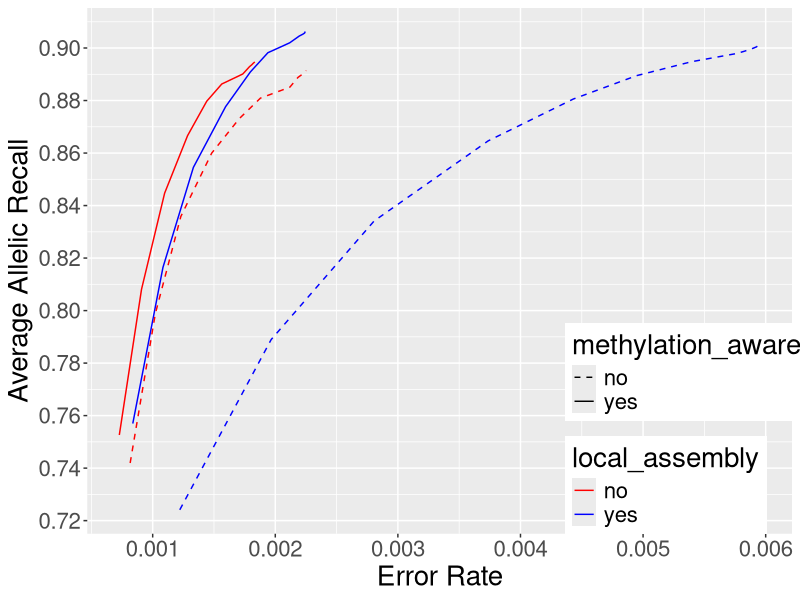

Write R code to recreate this figure.
library("ggplot2")

png(file="ROC_data_old_and_new_basecall.png", width=1000, height=500)
four_way_df <- read.csv("ROC_data_old_and_new_basecall.R_data.csv", header=TRUE)

ggplot(data=four_way_df, aes(x=error_rate, y=recalls_wrt_variants_found_wrt_alleles,
                             group=tool, linetype=methylation_aware, colour=local_assembly)) +
  geom_line() +
  scale_colour_manual(values = c("no"="red", "yes"="blue")) +
  scale_linetype_manual(values = c("no"="dashed", "yes"="solid")) + 
  scale_x_continuous(breaks= seq(0,1,by=0.001)) +
  scale_y_continuous(breaks= seq(0,1,by=0.02)) +
  theme(text = element_text(size=20), legend.position=c(0.85,0.2)) +
  ylab("Average Allelic Recall") +
  xlab("Error Rate")

